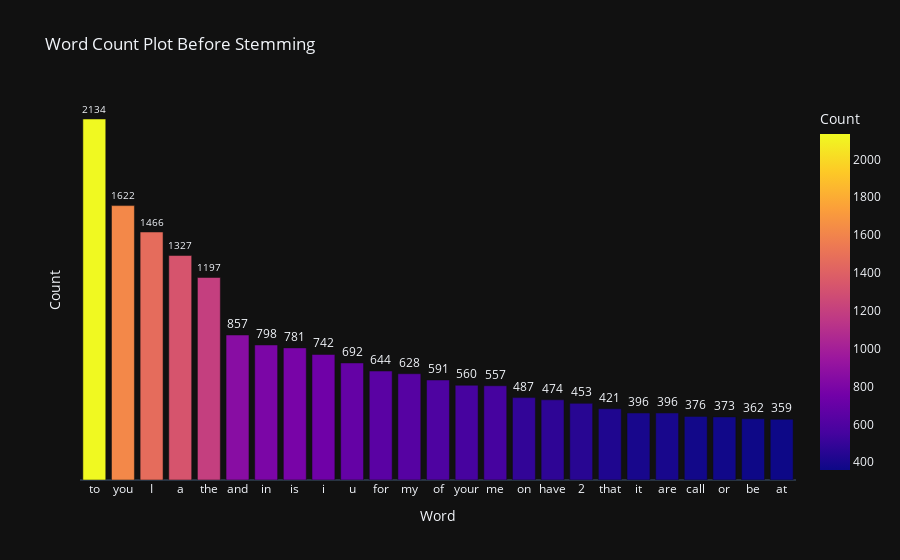

Notebook source saved alongside this figure:
### Code cell
word_count_plot(df["message"], "Word Count Plot Before Stemming")

### Figure 1 — Plotly figure (JSON) as saved in the notebook; plotly's stock layout.template omitted (floating-point values rounded to 4 significant figures)
{"data": [{"alignmentgroup": "True", "cliponaxis": false, "hovertemplate": "Word=%{x}<br>Count=%{marker.color}<extra></extra>", "legendgroup": "", "marker": {"color": [2134, 1622, 1466, 1327, 1197, 857, 798, 781, 742, 692, 644, 628, 591, 560, 557, 487, 474, 453, 421, 396, 396, 376, 373, 362, 359], "coloraxis": "coloraxis", "pattern": {"shape": ""}}, "name": "", "offsetgroup": "", "orientation": "v", "showlegend": false, "textangle": 0, "textfont": {"size": 12}, "textposition": "outside", "texttemplate": "%{y:}", "type": "bar", "x": ["to", "you", "I", "a", "the", "and", "in", "is", "i", "u", "for", "my", "of", "your", "me", "on", "have", "2", "that", "it", "are", "call", "or", "be", "at"], "xaxis": "x", "y": [2134, 1622, 1466, 1327, 1197, 857, 798, 781, 742, 692, 644, 628, 591, 560, 557, 487, 474, 453, 421, 396, 396, 376, 373, 362, 359], "yaxis": "y"}], "layout": {"barmode": "relative", "coloraxis": {"colorbar": {"title": {"text": "Count"}}, "colorscale": [[0, "#0d0887"], [0.1111, "#46039f"], [0.2222, "#7201a8"], [0.3333, "#9c179e"], [0.4444, "#bd3786"], [0.5556, "#d8576b"], [0.6667, "#ed7953"], [0.7778, "#fb9f3a"], [0.8889, "#fdca26"], [1, "#f0f921"]]}, "legend": {"tracegroupgap": 0}, "title": {"text": "Word Count Plot Before Stemming"}, "xaxis": {"anchor": "y", "domain": [0, 1], "showgrid": false, "title": {"text": "Word"}}, "yaxis": {"anchor": "x", "domain": [0, 1], "showgrid": false, "showticklabels": false, "title": {"text": "Count"}}}}
